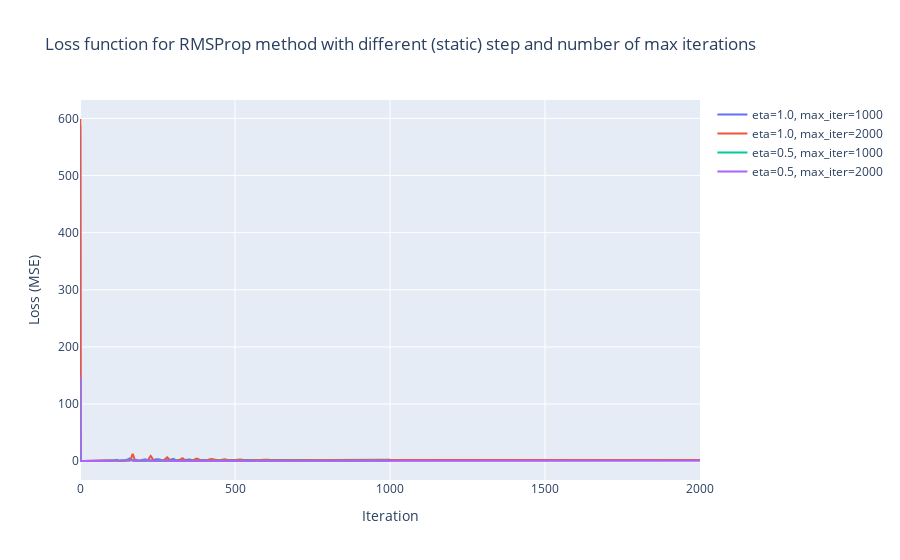

The notebook cell saved with this chart:
### Code cell
fig = go.Figure()
for i, (eta_i, max_iter_i) in enumerate(product([1., 5e-1], max_iter_list)):
    fig.add_trace(go.Scatter(
        y=loss_list[i], mode="lines", name=f"eta={eta_i}, max_iter={int(max_iter_i)}"
    ))
fig.update_layout(title="Loss function for RMSProp method with different (static) step and number of max iterations", xaxis_title="Iteration", yaxis_title="Loss (MSE)")

### Figure 1 — Plotly figure (JSON) as saved in the notebook; plotly's stock layout.template omitted (floating-point values rounded to 4 significant figures; data arrays with more than 128 entries replaced by an {"elided": "..."} marker saying what was removed)
{"data": [{"mode": "lines", "name": "eta=1.0, max_iter=1000", "y": {"elided": "1001 float values"}, "type": "scatter"}, {"mode": "lines", "name": "eta=1.0, max_iter=2000", "y": {"elided": "2001 float values"}, "type": "scatter"}, {"mode": "lines", "name": "eta=0.5, max_iter=1000", "y": {"elided": "1001 float values"}, "type": "scatter"}, {"mode": "lines", "name": "eta=0.5, max_iter=2000", "y": {"elided": "2001 float values"}, "type": "scatter"}], "layout": {"title": {"text": "Loss function for RMSProp method with different (static) step and number of max iterations"}, "xaxis": {"title": {"text": "Iteration"}}, "yaxis": {"title": {"text": "Loss (MSE)"}}}}
